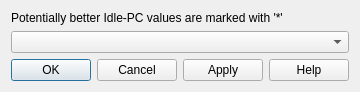
<?xml version="1.0" encoding="UTF-8"?>
<ui version="4.0">
 <class>IdlePCDialog</class>
 <widget class="QDialog" name="IdlePCDialog">
  <property name="geometry">
   <rect>
    <x>0</x>
    <y>0</y>
    <width>382</width>
    <height>116</height>
   </rect>
  </property>
  <property name="windowTitle">
   <string>Idle-PC values</string>
  </property>
  <property name="styleSheet">
   <string notr="true">
QWidget {
    background-color: #fae8b7;
    color: #586e75;
}

QToolBar {
    border:0px;
}

QGraphicsView, QTextEdit, QPlainTextEdit, QTreeWidget, QListWidget, QLineEdit, QSpinBox, QComboBox {
    background-color: #fdf6e3;
}

QLabel, QMenu, QStatusBar {
  color: #586e75;
}

QMenuBar::item {
    background-color: #fae8b7;
}

QMenu::item:selected {
    color: #f2f2f2;
    background-color: #383838;
}

QToolButton:hover {
    background-color: #383838;
}

QGroupBox {
    color: #586e75;
    font: bold 12px;
    padding: 15px;
    border-style: none;
}

QAbstractScrollArea::corner {
    background: #fae8b7;
}

QScrollBar::add-page:horizontal, QScrollBar::sub-page:horizontal, QScrollBar::add-page:vertical, QScrollBar::sub-page:vertical {
  background: none;
}

QComboBox {
    selection-color: #f2f2f2;
    selection-background-color: #fae8b7;
}

QComboBox QAbstractItemView {
    background-color: #fdf6e3;
}

QDockWidget, QMenuBar, QPushButton, QToolButton, QTabWidget, QHeaderView::section {
    color: #586e75;
    font: bold 11px;
}

QTabBar {
    color: #586e75;
}

QRadioButton, QCheckBox {
  color: #586e75;
}

QRadioButton::disabled, QCheckBox::disabled {
  color: gray;
}
// bg-color=#fdf6e3
// fg-color=#586e75
// tool-bar=#fae8b7
// selection-bg=#383838 
// selection-fg=#f2f2f2
 </string>
  </property>
  <property name="modal">
   <bool>true</bool>
  </property>
  <layout class="QGridLayout" name="gridLayout">
   <property name="sizeConstraint">
    <enum>QLayout::SetFixedSize</enum>
   </property>
   <item row="0" column="0">
    <widget class="QLabel" name="uiLabel">
     <property name="text">
      <string>Potentially better Idle-PC values are marked with '*'</string>
     </property>
    </widget>
   </item>
   <item row="1" column="0">
    <widget class="QComboBox" name="uiComboBox"/>
   </item>
   <item row="2" column="0">
    <widget class="QDialogButtonBox" name="uiButtonBox">
     <property name="orientation">
      <enum>Qt::Horizontal</enum>
     </property>
     <property name="standardButtons">
      <set>QDialogButtonBox::Apply|QDialogButtonBox::Cancel|QDialogButtonBox::Help|QDialogButtonBox::Ok</set>
     </property>
    </widget>
   </item>
  </layout>
 </widget>
 <resources/>
 <connections>
  <connection>
   <sender>uiButtonBox</sender>
   <signal>accepted()</signal>
   <receiver>IdlePCDialog</receiver>
   <slot>accept()</slot>
   <hints>
    <hint type="sourcelabel">
     <x>248</x>
     <y>254</y>
    </hint>
    <hint type="destinationlabel">
     <x>157</x>
     <y>274</y>
    </hint>
   </hints>
  </connection>
  <connection>
   <sender>uiButtonBox</sender>
   <signal>rejected()</signal>
   <receiver>IdlePCDialog</receiver>
   <slot>reject()</slot>
   <hints>
    <hint type="sourcelabel">
     <x>316</x>
     <y>260</y>
    </hint>
    <hint type="destinationlabel">
     <x>286</x>
     <y>274</y>
    </hint>
   </hints>
  </connection>
 </connections>
</ui>
